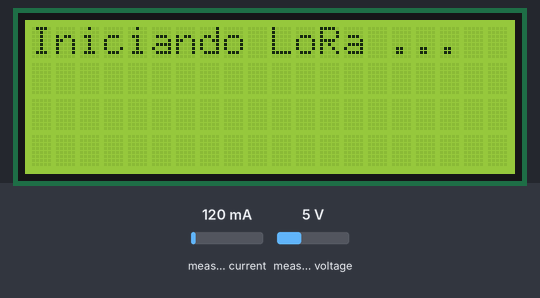
Bench run of a sketch on a simulated ESP32. Parts: 20×4 character LCD. Inputs (shaded band) come from the test bench; at power-on: measured current 120 mA, measured voltage 5 V. The local clock reads 2024-03-15 10:24:30 at power-on unless the sketch sets it; no radio packets arrive unless stated; what the sketch prints to the serial monitor is not drawn.

Above: at 0.1 s.
At 1.2 s:
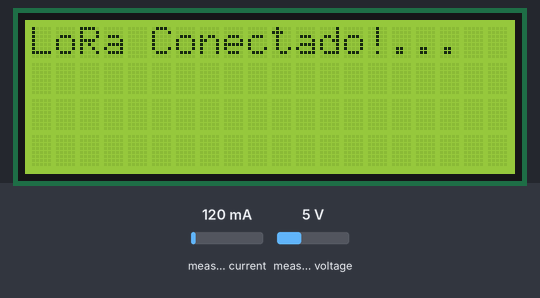
At 4.7 s:
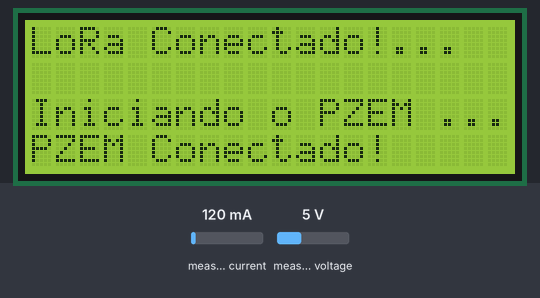
At 7.7 s:
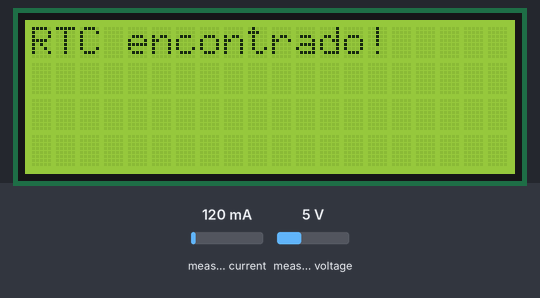
At 8.8 s:
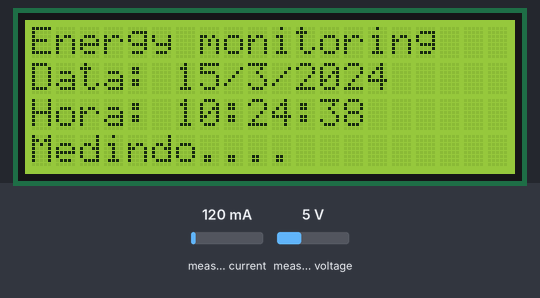
At 18.6 s:
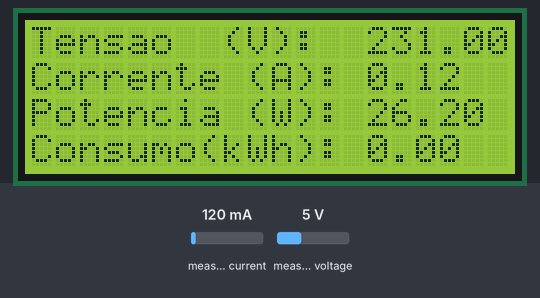

The sketch:

LoraPzemSender_v7.0.ino
```cpp
/* TCC - Medidor de consumo elétrico - PROJETO 8
/*
   Testes de utilização do ESP32 com o sensor PZEM
*/

// --------------------- SENDER ---------------------------

// --------------------- Bibliotecas utilizadas ---------------------------

#include <SPI.h> //responsável pela comunicação serial
#include <LoRa.h> //responsável pela comunicação com o WIFI Lora
#include <Wire.h>  //responsável pela comunicação i2c
#include <HardwareSerial.h> // Hardware do PZEM
#include <PZEM004T.h> // Biblioteca de comunicação do PZEM
#include <RTClib.h> // Biblioteca de comunidação RTC que funcionou com Arduino/ ESP
#include <LiquidCrystal_I2C.h> // Biblioteca do LCD


// --------------------- Observações ---------------------------
/*
* Deve-se usar o código acima para identificar os endereço I2C
* D1 (05) = SCL
* D2 (04) = SDA
* Endereços scaneados:
* 0x27 = LCD Display
* 0x57 = EEPROM RTC DS3231
* 0x68 = PCF8574
*/
// --------------------- PZEM ---------------------------

// Definição do Hardware do PZEM
HardwareSerial PzemSerial2(2);     // Utilizar o hwserial UART2 nos pinos IO-16 (RX2) e IO-17 (TX2)
PZEM004T pzem(&PzemSerial2);
IPAddress ip(192,168,1,1);

bool pzemrdy = false; // Variável da conexão do PZEM

// Variáveis para armazenar e tratar leituras do PZEM
float v, i, p, e, maior, menor, x, y, z, a = 0;
float v1,v2,v3 = 0;
float c1,c2,c3 = 0;
float p1,p2,p3 = 0;
float e1,e2,e3 = 0;
float e_aux=0;
float v_offset = 1;
float consumo_mensal, custo_mensal=0;
float cons_aux=0;

// --------------------- LoRA ---------------------------

// Definição dos pinos LORA
#define SCK     5    // GPIO5  -- SX127x's SCK
#define MISO    19   // GPIO19 -- SX127x's MISO
#define MOSI    27   // GPIO27 -- SX127x's MOSI
#define SS      18   // GPIO18 -- SX127x's CS
#define RST     14   // GPIO14 -- SX127x's RESET
#define DI00    26   // GPIO26 -- SX127x's IRQ(Interrupt Request)

#define BAND    915E6  //Frequencia do radio - podemos utilizar ainda : 433E6, 868E6, 915E6
#define PABOOST true


// --------------------- LCD ---------------------------

LiquidCrystal_I2C lcd(0x27,20,4); // set the LCD address to 0x3F for a 16 chars and 2 line display
// Entradas do LCD
#define SDA1 21
#define SCL1 22


// --------------------- RTC ---------------------------
// Variáveis do tempo
uint32_t ts1, ts2, ts3, ts, tfinal, tint=0;
RTC_DS3231 rtc; // Definição da imagem do RTC
char daysOfTheWeek[7][12] = {"Domingo", "Segunda", "Terça", "Quarta", "Quinta", "Sexta", "Sábado"};
// Entradas do RTC (Real Time Clock)
//#define SDA2 21
//#define SCL2 22

//======================= SETUP ==========================================================================================

void setup()
{
// Inicialização da comunicação serial
   Serial.begin(115200);

// ============================ Inicialização do LCD ============================
   Serial.println("Inicialização LCD");
   lcd.begin();

// ============================ Inicialização do LORA ============================
   SPI.begin(SCK,MISO,MOSI,SS); // Inicia a comunicação serial com o Lora
   LoRa.setPins(SS,RST,DI00); // Configura os pinos que serão utlizados pela biblioteca (deve ser chamado antes do LoRa.begin)

   Serial.print ("Iniciando LoRa ...");
   lcd.clear();
   lcd.setCursor(0,0);
   lcd.print("Iniciando LoRa ...");
   delay(1000);


// Inicializa o Lora com a frequencia específica.
  if (!LoRa.begin(BAND))//PABOOST
  {
    Serial.println("Inicialização do LoRa falhou");           //Acompanhamento no serial
    lcd.setCursor(0,1);
    lcd.print("Inicialização do LoRa falhou");
    while (1);
  }

// Indica no display que iniciou corretamente.
  Serial.println("LoRa Conectado!");           //Acompanhamento no serial
  lcd.setCursor(0,0);
  lcd.print("LoRa Conectado!");
  delay(3000);

// ============================  Inicialização do PZEM  ============================
  pzem.setAddress(ip);
  while (!pzemrdy)
  {
     Serial.println("Iniciando o PZEM...");           //Acompanhamento no serial
     lcd.setCursor(0,2);
     lcd.print("Iniciando o PZEM ...");
     pzemrdy= pzem.setAddress(ip);
     delay(500); // Aguarda 1/2 seg
   }

   Serial.println("PZEM Conectado!");
   lcd.setCursor(0,3);
   lcd.print("PZEM Conectado!");
   delay(3000);
   lcd.clear();

// ============================ Inicialização do RTC  ============================
  while (!rtc.begin()) {
    Serial.println("RTC NÃO encontrado!");
    lcd.setCursor(0,0);
    lcd.print("RTC NAO encontrado..");
  }
    Serial.println("RTC encontrado!");
    lcd.setCursor(0,0);
    lcd.print("RTC encontrado!");
    delay(1000);

    //lcd.setCursor(0,1);
    //lcd.print("Ajuste data-hora");
    //rtc.adjust(DateTime(2019, 11, 02, 13, 24, 0));

  if (rtc.lostPower()) {
    Serial.println("RTC perdeu alimentação, vamos ajustar data-hora!");
    lcd.clear();
    lcd.setCursor(0,1);
    lcd.print("Ajuste data-hora");
    //http://www.esp32learning.com/code/esp32-and-ds3231-rtc-example.php
    // following line sets the RTC to the date &amp; time this sketch was compiled
    // rtc.adjust(DateTime(F(__DATE__), F(__TIME__)));
    // This line sets the RTC with an explicit date & time, for example to set
    // January 21, 2014 at 3am you would call:
    rtc.adjust(DateTime(2019, 10, 31, 23, 58, 0));
    lcd.setCursor(0,1);
    lcd.print("Manual Adj...");
    delay(1000);
  }
// ============================ Aquisição da data e hora e início da rotina ============================
  DateTime now = rtc.now();
  Serial.print ("Aquisição de data e hora");
  lcd.clear();
  lcd.setCursor(0,0);
  lcd.print("Energy monitoring");
  lcd.setCursor(0,1);
  lcd.print("Data: ");lcd.print(now.day(), DEC);lcd.print('/');lcd.print(now.month(), DEC);lcd.print('/');lcd.print(now.year(), DEC);
  lcd.setCursor(0,2);
  lcd.print("Hora: "); lcd.print(now.hour(), DEC);lcd.print(':');lcd.print(now.minute(), DEC);lcd.print(':');lcd.print(now.second(), DEC);
  Serial.print(now.day(), DEC);Serial.print('/');Serial.print(now.month(), DEC); Serial.print('/');Serial.print(now.year(), DEC);
  Serial.print ("Início das medições...");
  lcd.setCursor(0,3);
  lcd.print("Medindo....");
  delay(500);
}

//================================== LOOP =======================================================================================
void loop()
{
  DateTime now = rtc.now();
  if(((now.day(), DEC)==1)&& ((now.minute(), DEC)==00) && ((now.hour(), DEC)==00) && (e > 0) ){ // Reajuste do consumo de energia para todo dia 1 às 00:00
    cons_aux=e;
  }
  else{

// ++++++++++++++++++++++ Loop de aquisição dos dados do PZEM ++++++++++++++++++++++

// Aquisição dos dados a serem tratados - 3 resultados para que sejam filtrados posteriormente

// ------------- Tensão -----------------------------------
  ts1=millis(); // Início da contagem do loop
  v1 = pzem.voltage(ip)+ v_offset; // Aquisição da medição de tensão
  delay(500);
  while (v1 <= 0.0){ // Loop condicional enquanto não for detectado nenhuma tensão
    delay(500);
    v1 = pzem.voltage(ip) + v_offset; // V_offset = Utilizado porque o PZEM devolve um valor igual a -1 no resultado de tensão igual a 0
    ts=millis(); // Contagem do final do loop
    if(ts-ts1 > 10000){ // Caso o loop ultrapassar 10 segundos, será considerado como falta de energia de fase
      faltadeenergia();
    }
  }
  ts2=millis(); // Repetição do loop para as outras duas medições
  v2 = pzem.voltage(ip)+ v_offset;
  delay(500);
  while (v2 <= 0.0){
    delay(500);
    v2 = pzem.voltage(ip)+ v_offset;
        ts=millis();
    if(ts-ts2 > 10000){
      faltadeenergia();
    }
  }
  ts3=millis();
  v3 = pzem.voltage(ip)+ v_offset;
  delay(500);
  while (v3 <= 0.0){
    delay(500);
    v3 = pzem.voltage(ip)+ v_offset;
    ts=millis();
    if(ts-ts3 > 10000){
      faltadeenergia();
    }
  }

// ------------- Corrente ----------------------------------- // Repetição da aquisição de dados
  c1 = pzem.current(ip);
    delay(500);
    while (c1 < 0.0){
      delay(500);
      c1 = pzem.current(ip);
    }
  c2 = pzem.current(ip);
    delay(500);
    while (c2 < 0.0){
      delay(500);
      c2 = pzem.current(ip);
    }
  c3 = pzem.current(ip);
    delay(500);
    while (c3 < 0.0){
      delay(500);
      c3 = pzem.current(ip);
    }

// ------------- Potência -----------------------------------
  p1 = pzem.power(ip);
    delay(500);
    while (p1 < 0.0){
      delay(500);
      p1 = pzem.power(ip);
    }
  p2 = pzem.power(ip);
    delay(500);
    while (p2 < 0.0){
      delay(500);
      p2 = pzem.power(ip);
    }
  p3 = pzem.power(ip);
    delay(500);
    while (p3 < 0.0){
      delay(500);
      p3 = pzem.power(ip);
    }

// ------------- Consumo de energia -----------------------------------
  e1 = pzem.energy(ip);
    delay(500);
    while (e1 < 0.0){
      delay(500);
      e1 = pzem.energy(ip);
    }
  e2 = pzem.energy(ip);
    delay(500);
    while (e2 < 0.0){
      delay(500);
      e2 = pzem.energy(ip);
    }
  e3 = pzem.energy(ip);
    delay(500);
    while (p3 < 0.0){
      delay(500);
      e3 = pzem.energy(ip);
    }

// --------------------------------- Entrada do Loop do tratamento de dados espúrios ---------------------------------
  espurgov(v1, v2, v3);
  espurgoi(c1, c2, c3);
  espurgop(p1, p2, p3);
  espurgoe(e1, e2, e3);
// Retorno dos dados filtrados (v,i,p,e) ---> e convertido para kWh

// --------------------------------- Reajuste do consumo mensal de energia ---------------------------------
  if (e > e_aux){
    e_aux=e; // Recebe o valor do consumo caso for maior que o valor medido anteriormente para se manter atualizado
  }
  else {
    e=e_aux; // Caso o valor medido for zero ( representando que não tem carga ) ou menor que o anterior, atualiza o valor do consumo para o anterior
  }


// --------------------------------- Cálculo do consumo mensal de energia ---------------------------------

  //  cons_aux=e; // Condição inicial utilizada apenas para definição do consumo mensal inicial
  // ** DEVE SER RETIRADO APÓS A PRIMEIRA ITERAÇÃO

  if (e < cons_aux){ // Caso a constante de consumo auxiliar for maior que o consumo atual
    //consumo_mensal=cons_aux;
    Serial.println("Problemas com o consumo mensal");
    Serial.print("Valor da cons_aux: "); Serial.println(cons_aux);
    Serial.print("Valor da consumo mensal: "); Serial.println(consumo_mensal);
  }
  else{
    consumo_mensal= e - cons_aux;  // Subtração do consumo base do mês com o consumo decorrido do mês
  }

// Cálculo do custo mensal
  if(consumo_mensal >= 0){
    custo_mensal=0.65823*consumo_mensal; // Multiplicação R$ 0,65823 por kWh (Dados obtidos em SP: 2019)
  }
  else{
    Serial.print("Problemas com o custo mensal");
  }

// ------------------------------------------ PZEM Serial Monitor ------------------------------------------
  Serial.print("Tensão(V): "); Serial.println(v);  // Envio de dados para a comunicação serial
  Serial.print("Corr.(A): "); Serial.println(i); // Envio de dados para a comunicação serial
  Serial.print("Pot. (W):"); Serial.println(p); // Envio de dados para a comunicação serial
  Serial.print("Consumo (kWh):"); Serial.println(e); // Envio de dados para a comunicação serial
  Serial.print("Consumo Mensal (kWh):"); Serial.println(consumo_mensal); // Envio de dados para a comunicação serial
  Serial.print("Custo Mensal (R$):"); Serial.println(custo_mensal); // Envio de dados para a comunicação serial

  Serial.println(); // Pula uma tabulação após a finalização dos dados
  delay(3000); // Aguarda 3 milisegundos para a nova iteração

// ------------------------------------------ Configuração do LCD para apresentar os dados ------------------------------------------
  lcd.clear();
  /*
  lcd.setCursor(0,0);
  lcd.print("Data: ");lcd.print(now.day(), DEC);lcd.print('/');lcd.print(now.month(), DEC);lcd.print('/');lcd.print(now.year(), DEC);
  lcd.setCursor(0,1);
  lcd.print("Hora: "); lcd.print(now.hour(), DEC);lcd.print(':');lcd.print(now.minute(), DEC);lcd.print(':');lcd.print(now.second(), DEC);
  */

  lcd.setCursor(0,0);
  lcd.print("Tensao  (V):  ");lcd.print(v);
  lcd.setCursor(0,1);
  lcd.print("Corrente (A): ");lcd.print(i);
  lcd.setCursor(0,2);
  lcd.print("Potencia (W): ");lcd.print(p);
  lcd.setCursor(0,3);
  lcd.print("Consumo(kWh): ");lcd.print(e);

  //lcd.setCursor(0,3);
  //lcd.print("Cons. Mensal: ");lcd.print(consumo_mensal);lcd.print("Wh");
  //lcd.setCursor(0,3);
  //lcd.print("Custo mensal(R$/mês): ");lcd.print(custo_mensal);


// ------------------------------------------  Envio dos dados através do LoRa ------------------------------------------
 //beginPacket : abre um pacote para adicionarmos os dados para envio
 //print: adiciona os dados no pacote
 //endPacket : fecha o pacote e envia -> retorno= 1:sucesso | 0: falha

  LoRa.beginPacket();
  LoRa.print("Tensão (V): ");
  LoRa.print(v);      //Tensão
  LoRa.endPacket();
  Serial.println("Tensao enviada");
  delay(2000);

  LoRa.beginPacket();
  LoRa.print("Corrente (A):  ");
  LoRa.print(i);      //Corrente
  LoRa.endPacket();
  Serial.println("Corrente enviada");
  delay(2000);

  LoRa.beginPacket();
  LoRa.print("Potência (W): ");
  LoRa.print(p);
  LoRa.endPacket();
  Serial.println("Potencia enviada");
  delay(2000);

  LoRa.beginPacket();
  LoRa.print("Consumo (kWh): ");
  LoRa.print(e);      //Watts hora
  LoRa.endPacket();
  Serial.println("Consumo enviado");
  delay(2000);

  LoRa.beginPacket();
  LoRa.print("Consumo mensal (kWh/mês): ");
  LoRa.print(consumo_mensal);      //Watts hora
  LoRa.endPacket();
  Serial.println("Consumo mensal enviado");
  delay(2000);

  LoRa.beginPacket();
  LoRa.print("Custo mensal (R$/mês): ");
  LoRa.print(custo_mensal);      //Watts hora
  LoRa.endPacket();
  Serial.println("Custo mensal enviado");
  delay(2000);

  LoRa.beginPacket();
  LoRa.print("Data (DD/MM/YYYY): ");
  LoRa.print(now.day(), DEC);LoRa.print('/');LoRa.print(now.month(), DEC);LoRa.print('/');LoRa.print(now.year(), DEC);     // Data RTC
  Serial.print(now.day(), DEC);Serial.print('/');Serial.print(now.month(), DEC); Serial.print('/');Serial.println(now.year(), DEC);
  LoRa.endPacket();  // Envio das horas RTC
  Serial.println("Data enviada");
  delay(2000);

  LoRa.beginPacket();
  Serial.print(now.hour(), DEC);Serial.print(':'); Serial.print(now.minute(), DEC);Serial.print(':');Serial.println(now.second(), DEC);
  LoRa.print("Hora (HH:MM:SS): ");
  LoRa.print(now.hour(), DEC);LoRa.print(':');LoRa.print(now.minute(), DEC);LoRa.print(':');LoRa.println(now.second(), DEC);
  LoRa.endPacket();  // Envio das horas RTC
  Serial.println("Hora enviada");
  delay(2000);
  Serial.println();
  } // Fechamento do else da potência mensal

 // ----------------------------------- Cálculo do tempo de iteração do sistema -----------------------------------
  tfinal=millis(); // Início da contagem do loop
  tint=tfinal-ts1;
  Serial.print("Tempo de iteração do sistema (seg): "); Serial.println(tint);
}

/*==================================================================================================================
* BLOCO DE FUNÇÕES UTILIZADAS
* Funções de espurdo dados quebrados
*/

/* Tratamento de valores espúrios (a lib do PZEM foi escrita para arquitetura AVR, não ESP
* Armazena 3 valores em sequência e prepara para comparação/ limpeza de valores espúrios
*/

// Leitura e Tratamento dos valores de Tensão
void *espurgov(float x, float y, float z){
  float maior = x; float menor = x;
  if (y > menor){
    menor = y;
  }
  else {
    menor = 0.0;
  }
  if (y > maior && y >= 0.0){
    maior = y;
  }
  if (z > menor){
    menor = z;
  }
  else {
    menor = 0.0;
  }
  if (z > maior && z >= 0.0){
    maior = z;
  }
  v = maior;
}

// Leitura e Tratamento dos valores de Corrente
void *espurgoi(float x, float y, float z){
  float maior = x; float menor = x;
  if (y > menor){
    menor = y;
  }
  else {
    menor = 0.0;
  }
  if (y > maior && y >= 0.0){
    maior = y;
  }
  if (z > menor){
    menor = z;
  }
  else {
    menor = 0.0;
  }
  if (z > maior && z >= 0.0){
    maior = z;
  }

  i = maior;
}

// Leitura e Tratamento dos valores de Potência Instantânea
void *espurgop(float x, float y, float z){
  float maior = x; float menor = x;
  if (y > menor){
    menor = y;
  }
  else {
    menor = 0.0;
  }
  if (y > maior && y >= 0.0){
    maior = y;
  }
  if (z > menor){
    menor = z;
  }
  else {
    menor = 0.0;
  }
  if (z > maior && z >= 0.0){
    maior = z;
  }
  p = maior;
}

// Leitura e Tratamento dos valores de Energia Consumida
void *espurgoe(float x, float y, float z){
float maior = x; float menor = x;
  if (y > menor){
    menor = y;
  }
  else {
    menor = 0.0;
  }
  if (y > maior && y >= 0.0){
    maior = y;
  }
  if (z > menor){
    menor = z;
  }
  else {
    menor = 0.0;
  }
  if (z > maior && z >= 0.0){
    maior = z;
  }
  //e = maior/1000; // Conversão para kWh
  e = maior/10;
}

// Tratamento de dados para execução do ciclo de detecção de falta de energia de fase
void *faltadeenergia(){
  LoRa.beginPacket();
  LoRa.print("Falta de energia detectada ! ");
  LoRa.endPacket();

  lcd.clear();
  lcd.setCursor(0,0);
  lcd.print("Falta de energia ");
  lcd.setCursor(4,1);
  lcd.print("detectada ! ");

  Serial.println("Falta de energia detectada ! ");
  delay(2000);
  a=0;
  v1 = pzem.voltage(ip)+ v_offset;
  delay(500);
  while (v1 <= 0.0){ // Loop condicional enquanto não retorna a energia ao sistema
    v1 = pzem.voltage(ip)+ v_offset;
    delay(500);
    a++;
    Serial.println("Tentativa de reconexão:  "); Serial.print(a);
    lcd.setCursor(0,2);
    lcd.print("Reconexao.... ");
    lcd.setCursor(0,3);
    lcd.print(a);
  }
}
```

Measured:
- what the display in image 1 shows lasts 3.0 s, from 1.1 s to 4.1 s
- what the display in image 3 shows lasts 1.0 s, from 7.7 s to 8.7 s
- what the display in image 4 shows lasts 9.8 s, from 8.7 s to 18.5 s
